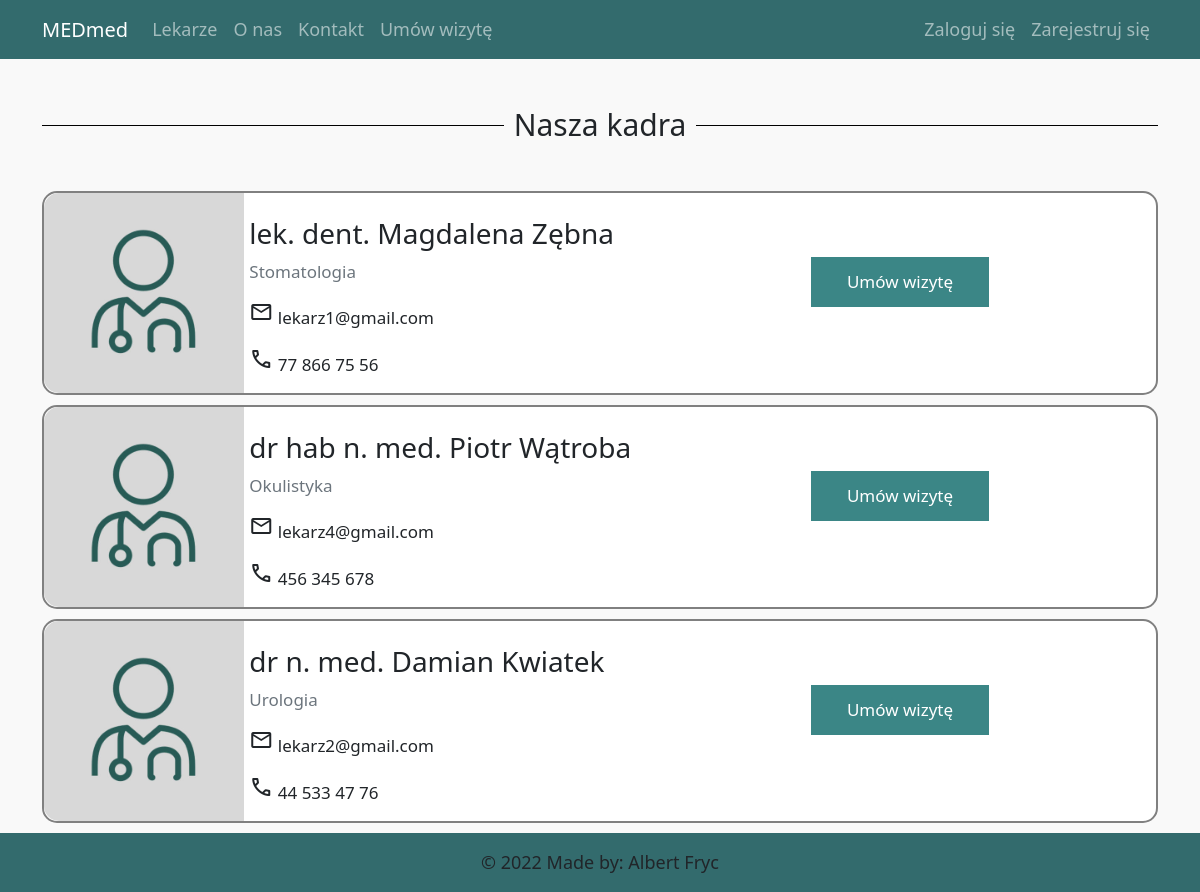
/lekarze/, run on an earlier commit of the app's database.
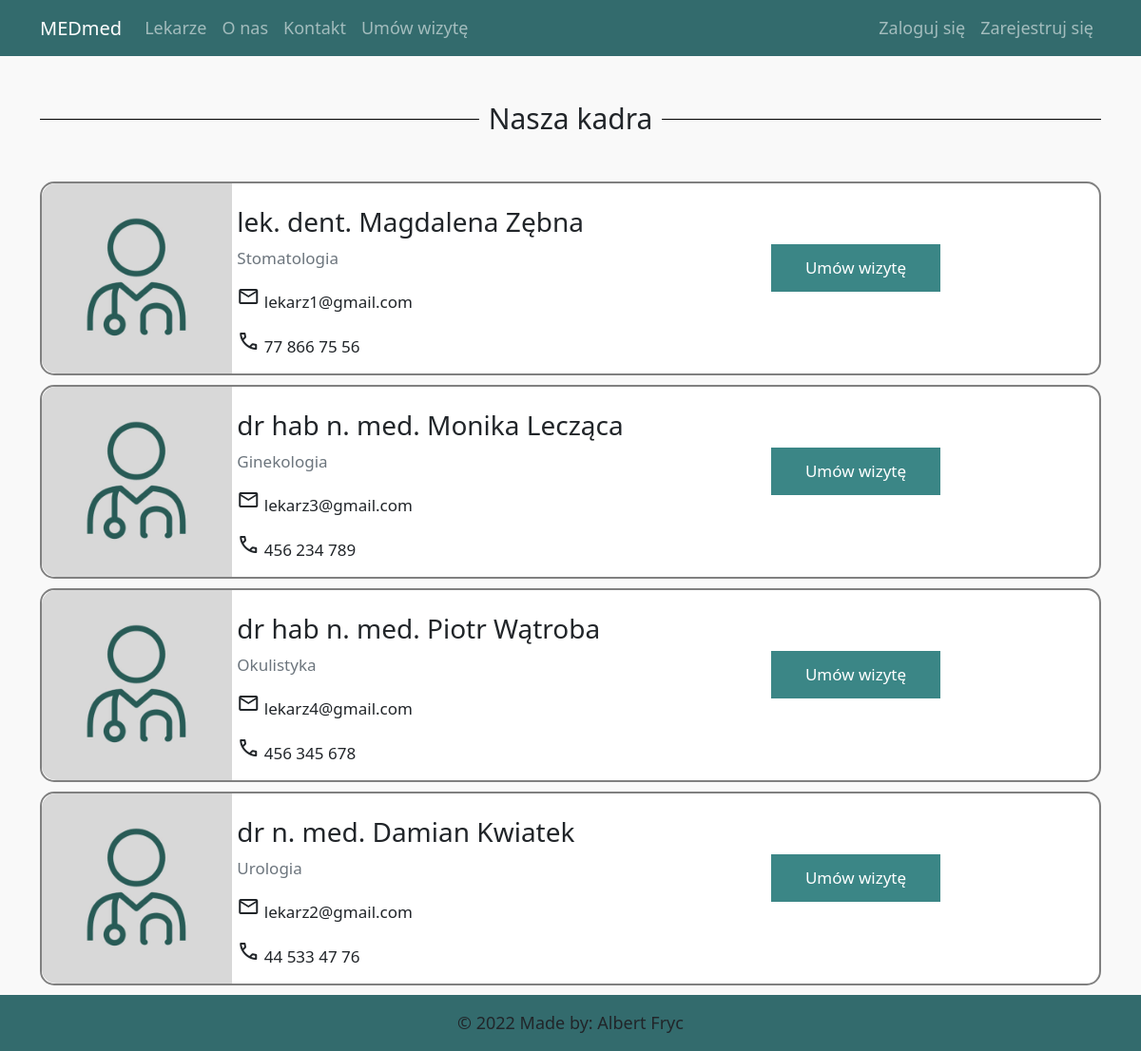
And on a later commit of the database.
### users/models.py (models this page shows, shortened)
class MyUser(AbstractUser):
    username = None
    type_choices = (
        ('M', 'Moderator'),
        ('L', 'Lekarz'),
        ('P', 'Pacjent')
    )
    user_type = models.CharField('Typ', max_length=1, choices=type_choices, default='P')
    email = models.EmailField(('Adres email'), unique=True)
    imie = models.CharField(('Imię'), max_length = 25, blank=True, null=True)
    nazwisko = models.CharField(('Nazwisko'), max_length = 50, blank=True, null=True)
    telefon = PhoneNumberField(('Telefon'), unique=True, blank=True, null=True)
    USERNAME_FIELD = 'email'
    REQUIRED_FIELDS = []

class Lekarze(MyUser):
    username = None
    image = models.ImageField(default='docdef.jpg', upload_to='konto_pics')
    specjalizacja = models.CharField(('Specjalizacja'), max_length=50, choices=SPECIALIZATION_CHOICES, blank=True, null=True)
    tytul = models.CharField(('Tytuł'), max_length=15, choices=TITLE_CHOICES, blank=True, null=True)
    USERNAME_FIELD = 'email'
    REQUIRED_FIELDS = []
    class Meta:
        ordering = ['specjalizacja', 'nazwisko']
        verbose_name_plural = 'Lekarze'

class MyUser(AbstractUser):
    username = None
    type_choices = (
        ('M', 'Moderator'),
        ('L', 'Lekarz'),
        ('P', 'Pacjent')
    )
    user_type = models.CharField('Typ', max_length=1, choices=type_choices, default='P')
    email = models.EmailField(('Adres email'), unique=True)
    imie = models.CharField(('Imię'), max_length = 25, blank=True, null=True)
    nazwisko = models.CharField(('Nazwisko'), max_length = 50, blank=True, null=True)
    telefon = PhoneNumberField(('Telefon'), unique=True, blank=True, null=True)
    USERNAME_FIELD = 'email'
    REQUIRED_FIELDS = []

### rezerwacje/views.py (the view)
# urls.py: path('lekarze/', views.lekarze, name='rezerwacje-lekarze'),
def lekarze(request):
    context ={
        'lekarze': Lekarze.objects.all(),
        "title" : "Lekarze"
    }
    return render(request, 'rezerwacje/lekarze.html', context)

### rezerwacje/templates/rezerwacje/lekarze.html (shortened to what this page needs)
{% extends "rezerwacje/base.html" %}
{% block content %}
<div id="tyt" style="margin-bottom: 3rem;"><h2 id="had"><span id="spad">Nasza kadra</span></h2></div>
{% for post in lekarze %}
<div id="olek">
<div class="row">
    <div class="col-5 col-sm-5 col-md-5 col-lg-3 col-xl-2">
<img id="lek" src="{{ post.image.url }}">
</div>
<div class="col-6 col-sm-6 col-md-6 col-lg-6 col-xl-5" style="margin-left: 1rem;">
<h3 style="margin-top: 1.5rem;">{{ post.get_tytul_display}} {{ post.imie }} {{ post.nazwisko }}</h3>
<p class="text-secondary"> {{ post.get_specjalizacja_display }}</p>
<p><span class="material-symbols-outlined">mail
</span> {{ post.email }}</p>
<p><span class="material-symbols-outlined">
    </span> {{ post.telefon }}</p>
</div>
<div class="col col-lg-12 col-xl-4" style="text-align:center ;">
    <a href="{% url 'rezerwacje-rezerwuj' post.id %}"><button id="btn" style="margin-top: 4rem; margin-bottom: 1rem;">Umów wizytę</button></a>
</div>
</div>
</div>
{% endfor %}
{% endblock content %}

What changed in the data, as far as the page shows it:
added Lekarze: image (picture), tytul "dr hab n. med.", imie "Monika", nazwisko "Lecząca", specjalizacja "Ginekologia", email "lekarz3@gmail.com", telefon "456 234 789"
